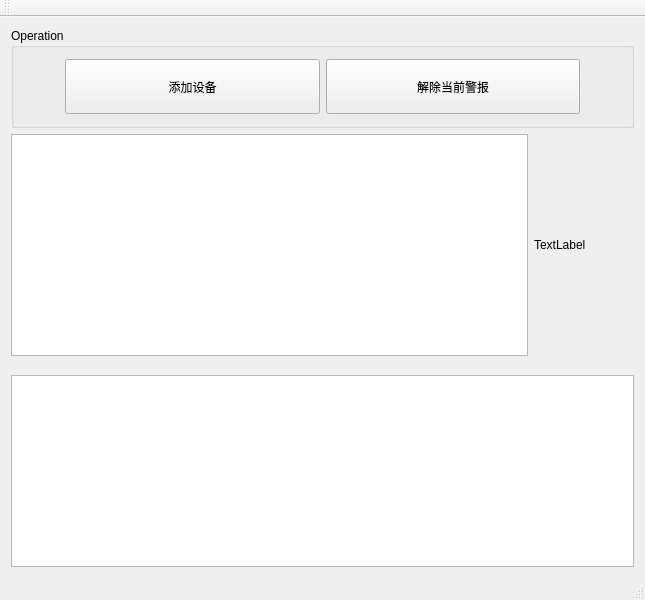
<?xml version="1.0" encoding="UTF-8"?>
<ui version="4.0">
 <class>MainWindow</class>
 <widget class="QMainWindow" name="MainWindow">
  <property name="geometry">
   <rect>
    <x>0</x>
    <y>0</y>
    <width>645</width>
    <height>600</height>
   </rect>
  </property>
  <property name="sizePolicy">
   <sizepolicy hsizetype="Minimum" vsizetype="Minimum">
    <horstretch>0</horstretch>
    <verstretch>0</verstretch>
   </sizepolicy>
  </property>
  <property name="minimumSize">
   <size>
    <width>645</width>
    <height>600</height>
   </size>
  </property>
  <property name="windowTitle">
   <string>MainWindow</string>
  </property>
  <widget class="QWidget" name="centralWidget">
   <layout class="QVBoxLayout" name="verticalLayout">
    <item>
     <widget class="QGroupBox" name="groupBox">
      <property name="sizePolicy">
       <sizepolicy hsizetype="Expanding" vsizetype="Expanding">
        <horstretch>0</horstretch>
        <verstretch>0</verstretch>
       </sizepolicy>
      </property>
      <property name="minimumSize">
       <size>
        <width>0</width>
        <height>80</height>
       </size>
      </property>
      <property name="maximumSize">
       <size>
        <width>16777215</width>
        <height>100</height>
       </size>
      </property>
      <property name="title">
       <string>Operation</string>
      </property>
      <layout class="QHBoxLayout" name="horizontalLayout_2">
       <item>
        <spacer name="horizontalSpacer_2">
         <property name="orientation">
          <enum>Qt::Horizontal</enum>
         </property>
         <property name="sizeType">
          <enum>QSizePolicy::Preferred</enum>
         </property>
         <property name="sizeHint" stdset="0">
          <size>
           <width>40</width>
           <height>20</height>
          </size>
         </property>
        </spacer>
       </item>
       <item>
        <widget class="QPushButton" name="pushButton">
         <property name="enabled">
          <bool>true</bool>
         </property>
         <property name="sizePolicy">
          <sizepolicy hsizetype="Preferred" vsizetype="Preferred">
           <horstretch>0</horstretch>
           <verstretch>0</verstretch>
          </sizepolicy>
         </property>
         <property name="text">
          <string>添加设备</string>
         </property>
        </widget>
       </item>
       <item>
        <widget class="QPushButton" name="pushButton_2">
         <property name="sizePolicy">
          <sizepolicy hsizetype="Preferred" vsizetype="Preferred">
           <horstretch>0</horstretch>
           <verstretch>0</verstretch>
          </sizepolicy>
         </property>
         <property name="text">
          <string>解除当前警报</string>
         </property>
        </widget>
       </item>
       <item>
        <spacer name="horizontalSpacer_3">
         <property name="orientation">
          <enum>Qt::Horizontal</enum>
         </property>
         <property name="sizeType">
          <enum>QSizePolicy::Preferred</enum>
         </property>
         <property name="sizeHint" stdset="0">
          <size>
           <width>40</width>
           <height>20</height>
          </size>
         </property>
        </spacer>
       </item>
      </layout>
     </widget>
    </item>
    <item>
     <layout class="QHBoxLayout" name="horizontalLayout">
      <item>
       <widget class="QTableView" name="StatusTableView">
        <property name="minimumSize">
         <size>
          <width>0</width>
          <height>200</height>
         </size>
        </property>
        <property name="maximumSize">
         <size>
          <width>16777215</width>
          <height>400</height>
         </size>
        </property>
       </widget>
      </item>
      <item>
       <widget class="QLabel" name="label">
        <property name="sizePolicy">
         <sizepolicy hsizetype="Preferred" vsizetype="Preferred">
          <horstretch>0</horstretch>
          <verstretch>0</verstretch>
         </sizepolicy>
        </property>
        <property name="minimumSize">
         <size>
          <width>100</width>
          <height>80</height>
         </size>
        </property>
        <property name="text">
         <string>TextLabel</string>
        </property>
       </widget>
      </item>
     </layout>
    </item>
    <item>
     <spacer name="verticalSpacer">
      <property name="orientation">
       <enum>Qt::Vertical</enum>
      </property>
      <property name="sizeType">
       <enum>QSizePolicy::Fixed</enum>
      </property>
      <property name="sizeHint" stdset="0">
       <size>
        <width>13</width>
        <height>13</height>
       </size>
      </property>
     </spacer>
    </item>
    <item>
     <widget class="QListWidget" name="listWidget">
      <property name="sizePolicy">
       <sizepolicy hsizetype="Preferred" vsizetype="Preferred">
        <horstretch>0</horstretch>
        <verstretch>0</verstretch>
       </sizepolicy>
      </property>
      <property name="minimumSize">
       <size>
        <width>400</width>
        <height>100</height>
       </size>
      </property>
     </widget>
    </item>
   </layout>
  </widget>
  <widget class="QToolBar" name="mainToolBar">
   <attribute name="toolBarArea">
    <enum>TopToolBarArea</enum>
   </attribute>
   <attribute name="toolBarBreak">
    <bool>false</bool>
   </attribute>
  </widget>
  <widget class="QStatusBar" name="statusBar"/>
  <widget class="QMenuBar" name="menuBar">
   <property name="geometry">
    <rect>
     <x>0</x>
     <y>0</y>
     <width>645</width>
     <height>26</height>
    </rect>
   </property>
  </widget>
 </widget>
 <layoutdefault spacing="6" margin="11"/>
 <resources/>
 <connections/>
</ui>
